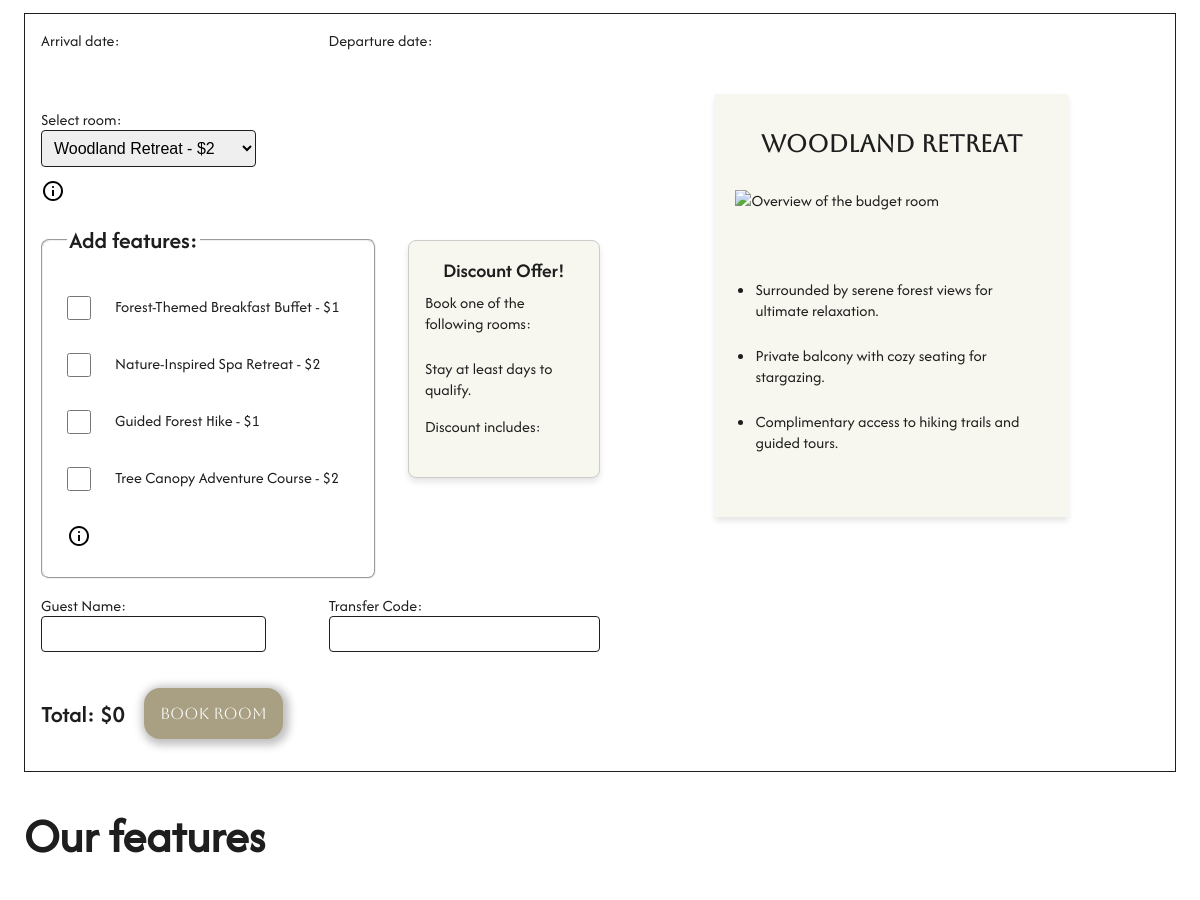
Before: / (middle part) with the older database file.
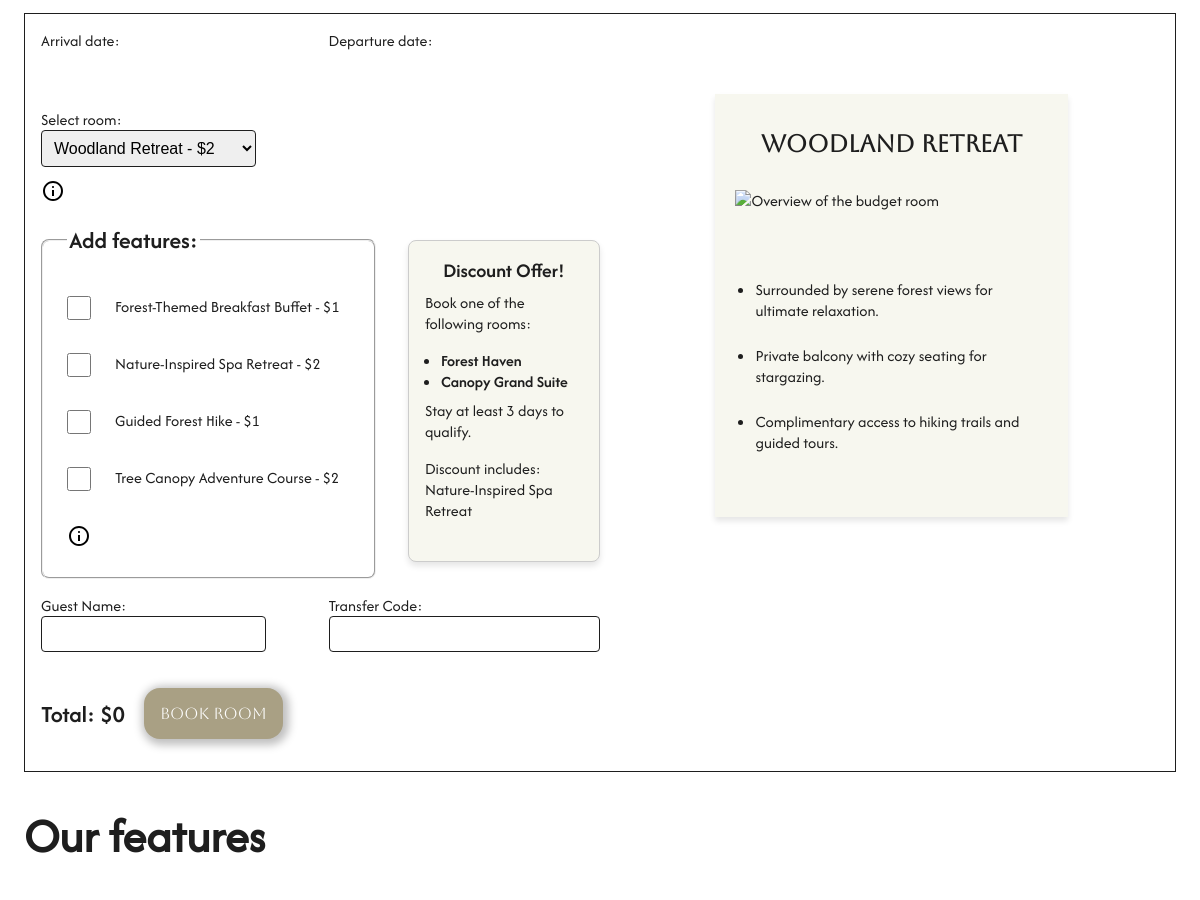
After: the same page with the newer database file.
### tables this page shows
CREATE TABLE admin_settings (
    id INTEGER PRIMARY KEY AUTOINCREMENT,
    stars INTEGER NOT NULL,
    discount_min_days INTEGER DEFAULT 3,      
    discount_feature_name TEXT DEFAULT NULL,   
    FOREIGN KEY (discount_feature_name) REFERENCES features(name)
);

### views/booking_form.php (the view, shortened to what this page needs)
<?php
$query = $database->query("SELECT id, type, name, price FROM rooms");
$rooms = $query->fetchAll(PDO::FETCH_ASSOC);
$query = $database->query("SELECT id, name, price FROM features");
$features = $query->fetchAll(PDO::FETCH_ASSOC);
$query = $database->query("SELECT discount_min_days, discount_feature_name FROM admin_settings LIMIT 1");
$discountSettings = $query->fetch(PDO::FETCH_ASSOC);
$query = $database->prepare("SELECT room_name FROM discount_rooms WHERE admin_setting_id = 1 AND is_active = 1");
$query->execute();
$activeDiscountRooms = $query->fetchAll(PDO::FETCH_COLUMN);
$minDaysForDiscount = $discountSettings['discount_min_days'];
$discountFeature = $discountSettings['discount_feature_name'];
?>
<section class="booking-container">
    <form id="bookingForm" method="POST" action="/foresthavenhotel/app/posts/store.php">
        <div class="date-fields">
            <div>
                <label for="arrival_date">Arrival date:</label>
            </div>
            <div>
                <label for="departure_date">Departure date:</label>
            </div>
        </div>
        <label for="room">Select room:</label>
        <select id="room" name="room" required>
            <?php foreach ($rooms as $room): ?>
                <option value="<?= $room['id'] ?>" data-price="<?= $room['price'] ?>">
                    <?= htmlspecialchars($room['name']) ?> - $<?= $room['price'] ?>
                </option>
            <?php endforeach; ?>
        </select>
        <span class="info-icon" id="roomInfoIcon">
            <img src="assets/icons/info.svg" alt="Info" class="icon">
        </span>
        <div class="form-container">
            <fieldset>
                <legend>Add features:</legend>
                <?php foreach ($features as $feature): ?>
                    <label>
                        <input type="checkbox" name="features[]" value="<?= $feature['id'] ?>" data-price="<?= $feature['price'] ?>">
                        <?= htmlspecialchars($feature['name']) ?> - $<?= $feature['price'] ?>
                    </label><br>
                <?php endforeach; ?>
                <span class="info-icon" id="featureInfoIcon">
                    <img src="assets/icons/info.svg" alt="Info" class="icon">
                </span>
            </fieldset>
            <div class="discount-card">
                <div class="discount-header">
                    <h3>Discount Offer!</h3>
                </div>
                <div class="discount-body">
                    <p>Book one of the following rooms:</p>
                    <ul>
                        <?php foreach ($activeDiscountRooms as $roomName): ?>
                            <li><?= htmlspecialchars($roomName) ?></li>
                        <?php endforeach; ?>
                    </ul>
                    <p>Stay at least <?= $minDaysForDiscount ?> days to qualify.</p>
                    <p>Discount includes: <?= htmlspecialchars($discountFeature) ?></p>
                </div>
            </div>
        </div>
        <div class="guest-info">
            <div>
                <label for="guest_name">Guest Name:</label>
                <input type="text" id="guest_name" name="guest_name" required>
            </div>
            <div>
                <label for="transfer_code">Transfer Code:</label>
                <input type="text" id="transfer_code" name="transfer_code" required>
            </div>
        </div>
        <p>Total: $<span id="totalCost">0</span></p>
        <button type="submit">Book room</button>
    </form>
    <section class="room-preview">
        <div class="room-card" id="room-1">
            <h3>Woodland Retreat</h3>
            <img src="assets/images/room-woodland-retreat.png" alt="Overview of the budget room">
            <ul>
                <li>Surrounded by serene forest views for ultimate relaxation.</li>
                <li>Private balcony with cozy seating for stargazing.</li>
                <li>Complimentary access to hiking trails and guided tours.</li>
            </ul>
        </div>
    </section>
</section>

Changed rows visible on the page:
now on this page (row edited): admin_settings: discount_min_days "3", discount_feature_name "Nature-Inspired Spa Retreat"
Other visible differences:
new list line: "Forest Haven"
new list line: "Canopy Grand Suite"
